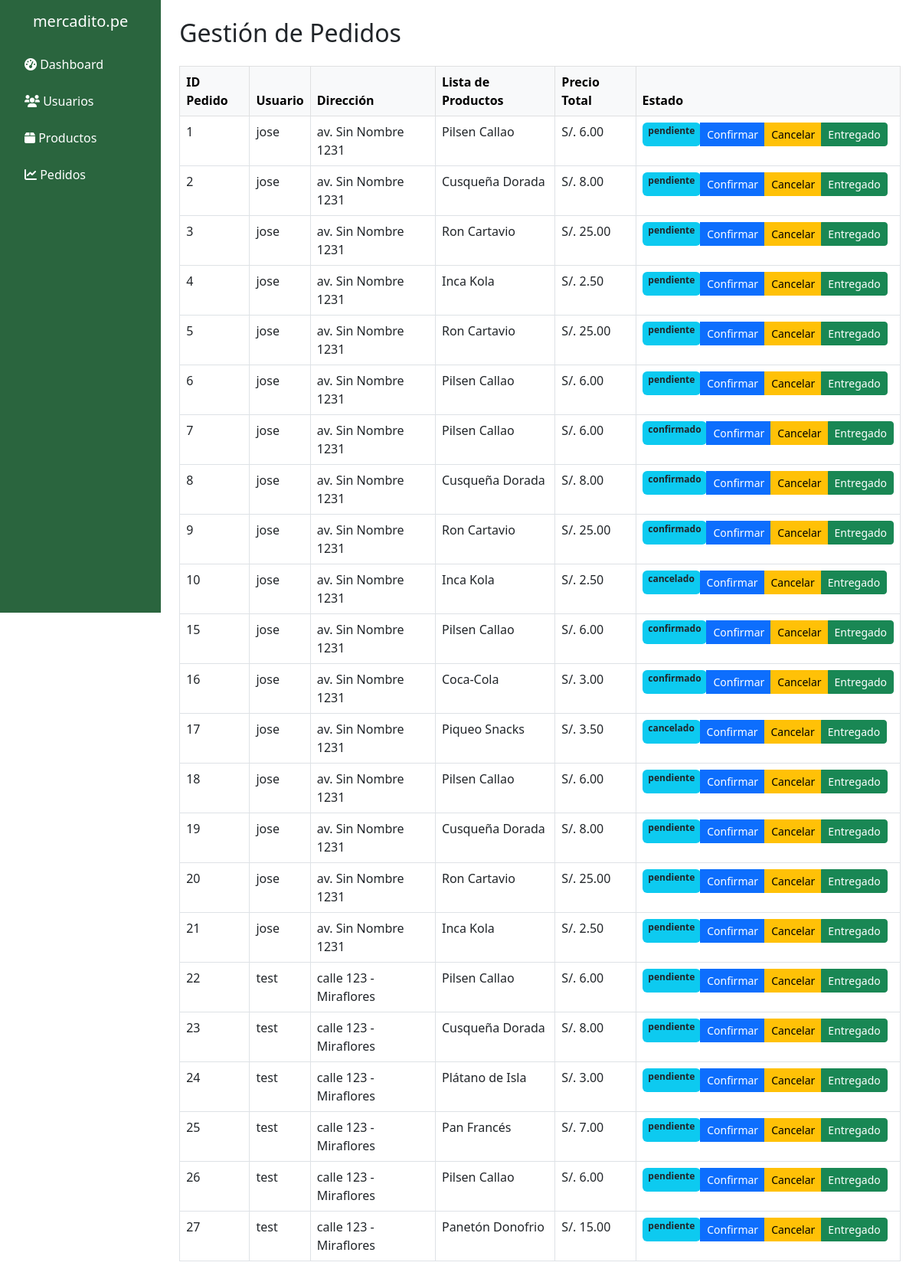
Page /pedido on the earlier database version.
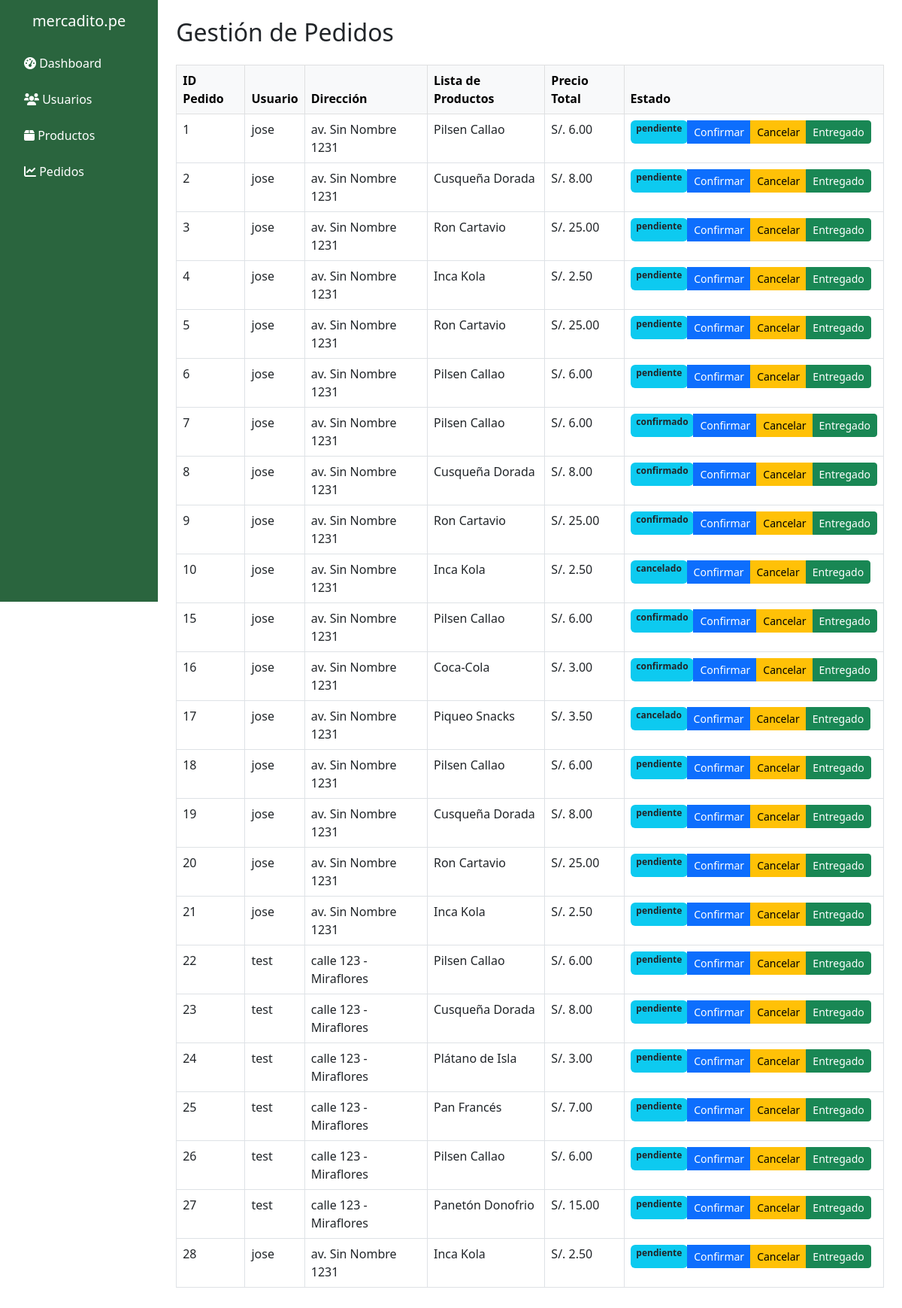
Same page on the later database version.
### models.py (models this page shows, shortened)
class Usuarios(db.Model):
    __tablename__ = 'usuarios'
    user_id = db.Column(db.Integer, primary_key=True)
    nombre = db.Column(db.String(100), nullable=False)
    email = db.Column(db.String(100), nullable=False, unique=True)
    username = db.Column(db.String(100), nullable=False, unique=True)
    password = db.Column(db.String(100), nullable=False)
    rol = db.Column(db.String(10), nullable=False, default='usuario')
    direccion = db.Column(db.String(255), nullable=True)

class Pedido(db.Model):
    __tablename__ = 'pedidos'
    pedidoId = db.Column(db.Integer, primary_key=True, autoincrement=True)
    fecha = db.Column(db.DateTime, nullable=False)
    user_id = db.Column(db.Integer, db.ForeignKey('usuarios.user_id'), nullable=False)
    direccion = db.Column(db.String(255), nullable=True)
    producto = db.Column(db.String(255), nullable=False)
    precio = db.Column(db.Float, nullable=False)
    estado = db.Column(db.String(50), nullable=False, default='pendiente')
    usuario = db.relationship('Usuarios', backref=db.backref('pedidos', lazy=True))

### app.py (the view)
@app.route('/pedido', methods=['GET'])
def gestion_pedidos():
    pedidos = Pedido.query.all()  # Consulta todos los pedidos en la base de datos
    if not pedidos:
        return render_template('dash-pedido.html', message="No hay pedidos disponibles.")
    pedidos_data = [{
        'pedidoId': pedido.pedidoId,
        'fecha': pedido.fecha,
        'usuario': Usuarios.query.get(pedido.user_id).username,  # Obtener el nombre del usuario
        'direccion': pedido.direccion,
        'producto': pedido.producto,
        'precio': pedido.precio,
        'estado': pedido.estado
    } for pedido in pedidos]
    return render_template('dash-pedido.html', pedidos=pedidos_data)

### templates/dash-pedido.html (shortened to what this page needs)
<!DOCTYPE html>
<html lang="es">
<head>
  <link href="https://cdn.jsdelivr.net/npm/bootstrap@5.3.0-alpha3/dist/css/bootstrap.min.css" rel="stylesheet">
  <link rel="stylesheet" href="https://cdnjs.cloudflare.com/ajax/libs/font-awesome/6.0.0-beta3/css/all.min.css">
</head>
<body>
  <div class="d-flex">
    <div class="p-3 vh-100" style="width: 250px; background-color: #2A653E">
      <h5 class="text-center mb-4">
        <a href="{{ url_for('index') }}" style="text-decoration: none; color: white;">mercadito.pe</a>
      </h5>
      <ul class="nav flex-column">
        <li class="nav-item mb-2">
          <a class="nav-link text-white" href="{{ url_for('dashboard') }}">
            <i class="fas fa-tachometer-alt"></i> Dashboard
          </a>
        </li>
        <li class="nav-item mb-2">
          <a class="nav-link text-white" href="{{ url_for('dashboard_usuarios') }}">
            <i class="fas fa-users"></i> Usuarios
          </a>
        </li>
        <li class="nav-item mb-2">
          <a class="nav-link text-white" href="{{ url_for('dashboard_productos') }}">
            <i class="fas fa-box"></i> Productos
          </a>
        </li>
        <li class="nav-item mb-2">
          <a class="nav-link text-white" href="{{ url_for('gestion_pedidos') }}">
            <i class="fas fa-chart-line"></i> Pedidos
          </a>
        </li>
      </ul>
    </div>
    <body>
      <div class="container-fluid p-4">
        <h2>Gestión de Pedidos</h2>
        {% if pedidos|length == 0 %}
        <div class="alert alert-info">No hay pedidos disponibles.</div>
        {% else %}
        <table class="table table-bordered table-hover mt-4">
          <thead class="table-light">
            <tr>
              <th>ID Pedido</th>
              <th>Usuario</th>
              <th>Dirección</th>
              <th>Lista de Productos</th>
              <th>Precio Total</th>
              <th>Estado</th>
            </tr>
          </thead>
          <tbody>
            {% for pedido in pedidos %}
            <tr>
              <td>{{ pedido.pedidoId }}</td>
              <td>{{ pedido.usuario }}</td>
              <td>{{ pedido.direccion }}</td>
              <td>{{ pedido.producto }}</td>
              <td>S/. {{ "%.2f"|format(pedido.precio) }}</td>
              <td>
                <div class="btn-group">
                  <span class="badge bg-info text-dark">{{ pedido.estado }}</span>
                  <button class="btn btn-primary btn-sm" onclick="updatePedido({{ pedido.pedidoId }}, 'confirmado')">Confirmar</button>
                  <button class="btn btn-warning btn-sm" onclick="updatePedido({{ pedido.pedidoId }}, 'cancelado')">Cancelar</button>
                  <button class="btn btn-success btn-sm" onclick="updatePedido({{ pedido.pedidoId }}, 'entregado')">Entregado</button>
                </div>
              </td>
            </tr>
            {% endfor %}
          </tbody>
        </table>
        {% endif %}
      </div>
    </body>
</html>

Differences in the rows shown:
added Pedido: direccion "av. Sin Nombre 1231", producto "Inca Kola", precio "2.50", estado "pendiente"
Other differences:
new list line: "28 S/. Confirmar Cancelar Entregado"
new list line: "jose"
